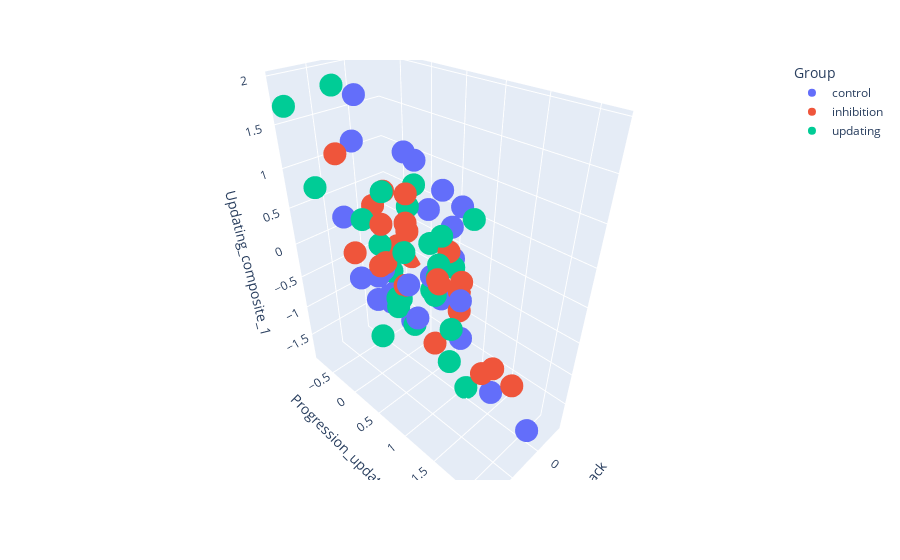

The code cell stored with this chart in its notebook:
### Code cell
data_plot = data.loc[data['Group'].isin(['updating','inhibition','control'])]
fig = px.scatter_3d(data_plot, x="BA6_L_2_1back", y="Progression_updating_Z", z='Updating_composite_1', color="Group")
fig.show()

### Figure 1 — Plotly figure (JSON) as saved in the notebook; plotly's stock layout.template omitted (floating-point values rounded to 4 significant figures)
{"data": [{"hovertemplate": "Group=control<br>BA6_L_2_1back=%{x}<br>Progression_updating_Z=%{y}<br>Updating_composite_1=%{z}<extra></extra>", "legendgroup": "control", "marker": {"color": "#636efa", "symbol": "circle"}, "mode": "markers", "name": "control", "scene": "scene", "showlegend": true, "type": "scatter3d", "x": [0.5816, 0.4471, -0.02883, 0.5556, 0.1923, 0.3528, 0.752, 0.1898, -0.05339, -0.3353, 0.1192, 0.01592, 0.1865, 0.4228, -0.2336, 0.002736, 0.4135, -0.005672, -0.02757, -0.09457, 0.03979, 0.1829, 0.9377, 0.4001, -0.1547, 0.395, 0.477], "y": [1.446, -0.6091, 0.8961, 0.1337, -0.07442, 0.5696, 1.01, 2.189, 0.3615, 0.322, -0.7602, 0.5696, -0.1139, 0.5149, 0.6091, -0.7974, 0.8764, 0.9728, 0.7602, 1.444, -0.1731, -0.3812, 0.3243, 1.008, -0.1511, 0.03721, 0.6288], "z": [0.2173, 0.2918, 0.8218, -0.1662, -0.8891, 1.359, -0.1662, -1.476, 0.5766, -0.9066, 1.131, -0.2406, -0.795, -0.1662, -0.06972, 1.641, 0.1384, -0.9833, 0.5196, -1.667, -0.8496, -1.021, 0.1012, 1.203, 1.091, -0.2034, -0.6021]}, {"hovertemplate": "Group=inhibition<br>BA6_L_2_1back=%{x}<br>Progression_updating_Z=%{y}<br>Updating_composite_1=%{z}<extra></extra>", "legendgroup": "inhibition", "marker": {"color": "#EF553B", "symbol": "circle"}, "mode": "markers", "name": "inhibition", "scene": "scene", "showlegend": true, "type": "scatter3d", "x": [0.3452, 0.1098, 0.4895, 0.3911, 0.1051, 0.3608, 0.6255, 0.7113, 0.3543, -0.08929, -0.4293, 0.4597, 0.6345, 0.1498, 0.2353, 0.1486, 0.5551, 0.01498, 0.4499, 0.5053, -0.04442, -0.3686, 0.1907], "y": [0.401, -0.4534, 1.847, 0.4184, -0.01975, 0, -0.1906, 1.275, 0.05696, 0.8787, -0.344, -0.6265, 1.181, 0.2104, 1.943, 1.065, 0.1883, 0.7602, 0.5346, 0.2255, 1.312, 0.6091, 0.723], "z": [0.5766, 0.3859, -0.5079, -0.2406, -0.01276, 0.4034, 0.0442, 0.4034, 0.8439, -0.2057, -0.5823, 1.109, 0.3662, 0.3092, -0.8891, -0.3917, 0.006985, 0.2151, 1.015, 0.04648, -1.382, -0.6416, -1.097]}, {"hovertemplate": "Group=updating<br>BA6_L_2_1back=%{x}<br>Progression_updating_Z=%{y}<br>Updating_composite_1=%{z}<extra></extra>", "legendgroup": "updating", "marker": {"color": "#00cc96", "symbol": "circle"}, "mode": "markers", "name": "updating", "scene": "scene", "showlegend": true, "type": "scatter3d", "x": [0.5533, 0.8979, 0.5651, 0.6011, 0.3626, 0.8912, 0.268, -0.01928, 0.1446, 0.02937, -0.05346, 0.3737, 0.1144, 0.4258, 0.4097, -0.1177, 0.1684, 0.2642, 0.5036, 0.5884, 0.2397, 0.3811, -0.191, 0.1948, 0.4258, 0.03944], "y": [-0.4184, -0.8171, 0.7625, 1.354, 0.9333, -0.4382, 0.1337, 0.5149, 0.9333, 0.2104, 1.067, 0.05696, 0.1906, -0.265, 0.01975, 0.7207, -0.0767, 0.1929, 0.07442, 0.5149, 0.8544, 0.9333, 0.2476, 0.666, 0.4557, 1.119], "z": [1.926, 1.701, -0.5277, -0.2057, 0.2895, 0.9008, -0.659, -0.5649, -1.308, 0.8613, -1.84, 0.8439, 0.6138, 0.3859, 0.1581, -0.08718, -0.394, -0.6416, -1.191, -0.394, 0.5591, 0.1406, 0.006985, -0.2801, 0.2546, 0.7869]}], "layout": {"legend": {"title": {"text": "Group"}, "tracegroupgap": 0}, "margin": {"t": 60}, "scene": {"domain": {"x": [0, 1], "y": [0, 1]}, "xaxis": {"title": {"text": "BA6_L_2_1back"}}, "yaxis": {"title": {"text": "Progression_updating_Z"}}, "zaxis": {"title": {"text": "Updating_composite_1"}}}}}
